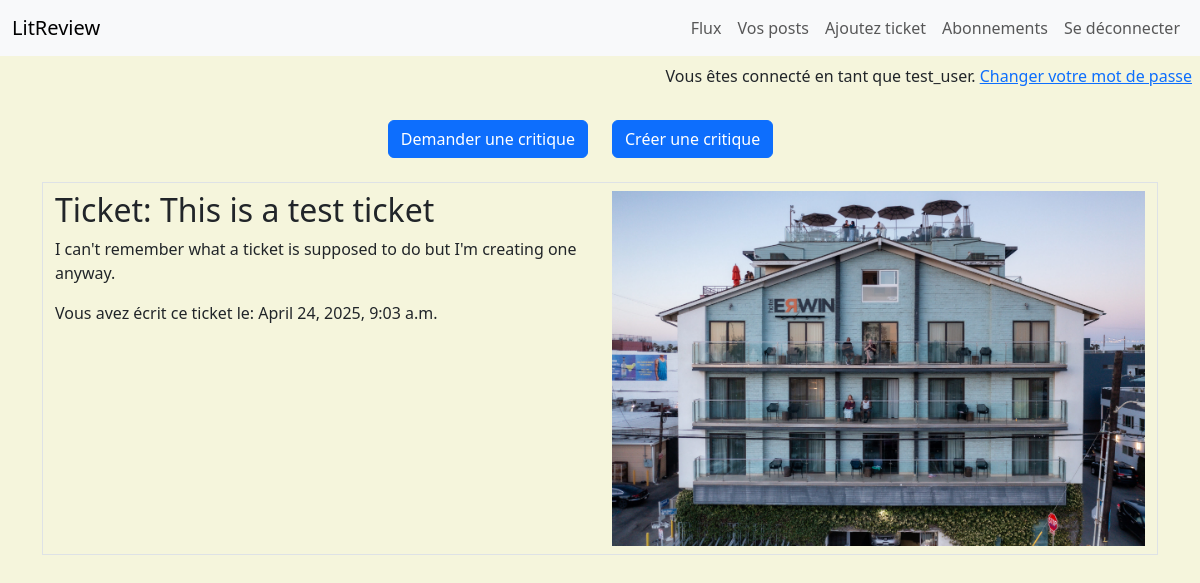
Before: /home/my_posts/ (signed in) with the older database file.
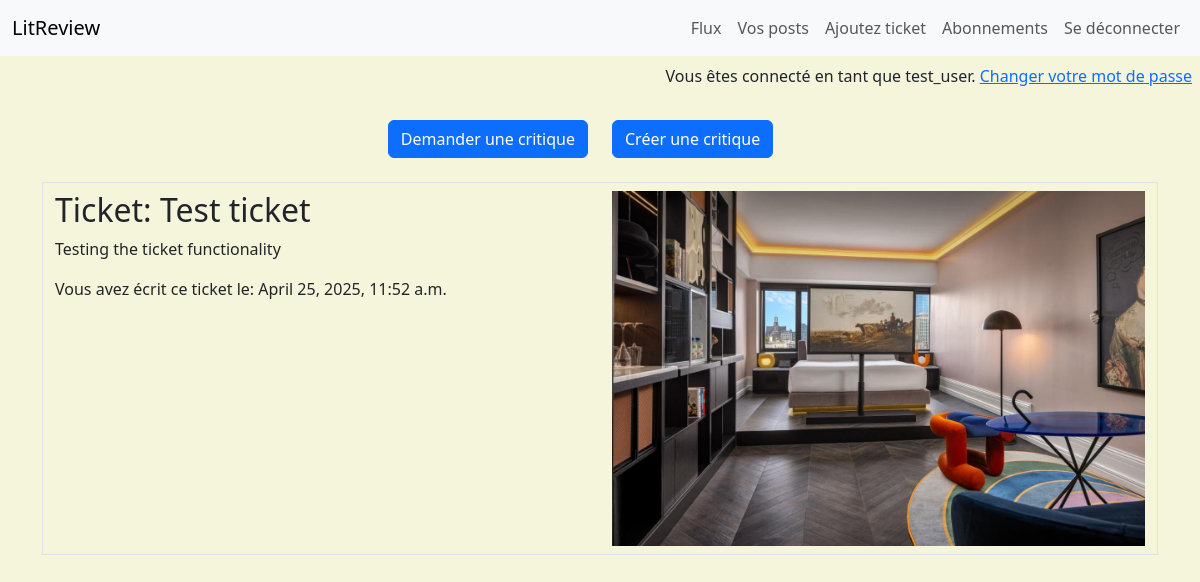
After: the same page with the newer database file.
### flux/models.py (models this page shows, shortened)
class Ticket(models.Model):
    title = models.CharField(max_length=128)
    description = models.TextField(max_length=2048, blank=True)
    user = models.ForeignKey(
        to=settings.AUTH_USER_MODEL, on_delete=models.CASCADE)
    image = models.ImageField(null=True, blank=True)
    time_created = models.DateTimeField(auto_now_add=True)
    def is_ticket(self):
        return True

### flux/views.py (the view)
# urls.py: path('my_posts/', my_posts, name='my_posts'),
@login_required
def my_posts(request):
    tickets = Ticket.objects.filter(user=request.user)
    reviews = Review.objects.filter(user=request.user)
    posts = sorted(
        chain(tickets, reviews),
        key=lambda post: post.time_created,
        reverse=True)
    context = {"posts" : posts}
    return render(request, 'flux/my_posts.html', context)

### flux/templates/flux/my_posts.html (shortened to what this page needs)
{% extends 'base.html' %}
{% block content %}
    <div class="container">
        <div class="row py-3">
            <div class="col text-end">
                <a class="btn btn-primary" href="{% url "ticket-create" %}" role="button">Demander une critique</a>
            </div>
            <div class="col">
                <a class="btn btn-primary" href="" role="button">Créer une critique</a>
            </div>
        </div>
        {% for post in posts %}
        <div class="row border my-2 py-2">
            {% if post.is_ticket %}
                <div class="col">
                    <h2>Ticket: {{ post.title }}</h2>
                    <p>{{ post.description}}</p>
                    <p>Vous avez écrit ce ticket le: {{ post.time_created }}</p>
                </div>
                <div class="col">
                    {% if post.image %}
                        <img src="{{ post.image.url }}" class="img-fluid">
                    {% endif %}
                </div>
            {% endif %}
        </div>
        {% endfor %}
    </div>
{% endblock content %}

Changed rows visible on the page:
removed Ticket: title "This is a test ticket", description "I can't remember what a ticket is supposed to do but I'm creating one anyway.", time_created "April 24, 2025, 9:03 a.m.", image (picture)
added Ticket: title "Test ticket", description "Testing the ticket functionality", time_created "April 25, 2025, 11:52 a.m.", image (picture)
